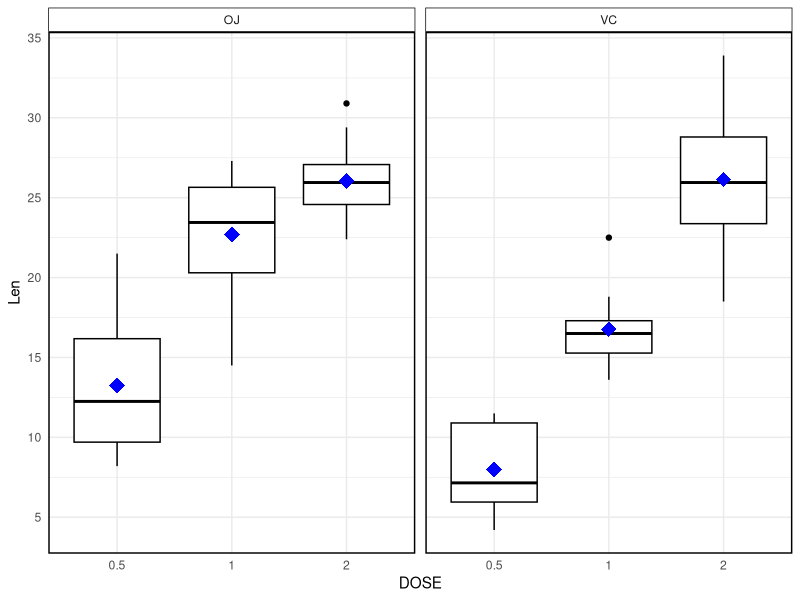

Reproduce this figure in R.
#23166049 Đỗ Huỳnh Duy Long




#Biểu đồ so sánh sự ảnh hưởng cảu Vitamin C đến sự phát triển răng của lợn Guiea

library(ggplot2)
library(dplyr)

#Dữ liệu sự phát triển có sẵn trong R
ToothGrowth %>%
  ggplot(mapping = aes(x = factor(dose), y = len)) +#khởi tạo biểu đồ 
  geom_boxplot(color = "black", fill = "white") + # tạo biểu đồ hộp với viền đen nền trắng
  
  
  #Tính toán trung bình 
  stat_summary(fun = mean, geom = "point", shape = 18, size = 5, color = "blue") +
  #Tách 2 biểu đồ thành 2 bảng để so sánh
  facet_grid(~ supp, scales = "free") + 
  labs(x = "DOSE", y = "Len") +
  #chia các điểm cụ thể trên trục y
  scale_y_continuous(breaks = seq(5, 35, by = 5)) +
  theme_minimal() +
  theme(
    panel.spacing = unit(0.5, "lines"), # khoảng cách giữa 2 bảng
    panel.border = element_rect(color = "black", fill = NA, size = 1), #Thêm viền quanh bảng phụ
    strip.background = element_rect(color = "black", fill = NA) # Thêm viền nhãn OJ VC
  )

